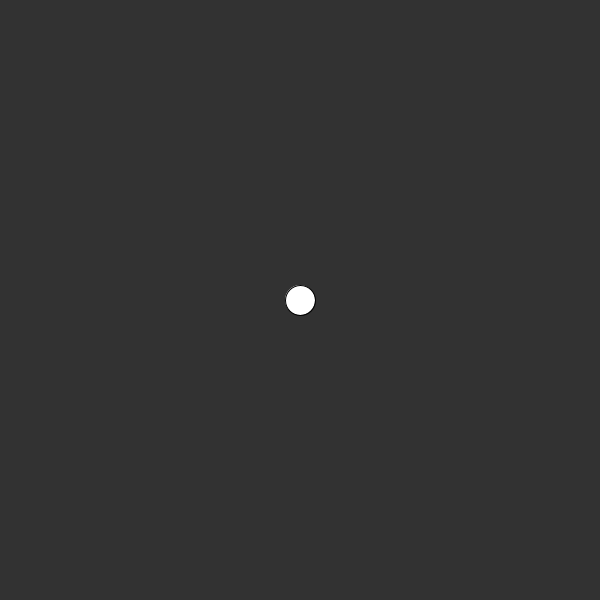
Frame 1 (no input)
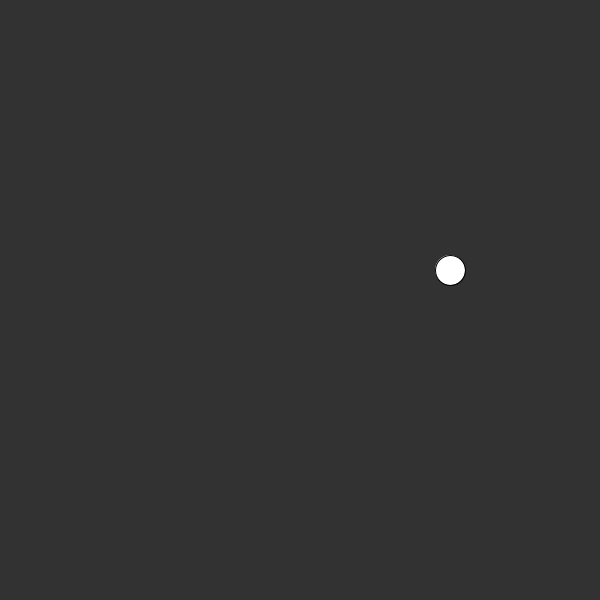
Frame 60 (the mouse pressed at the canvas centre just before this capture)
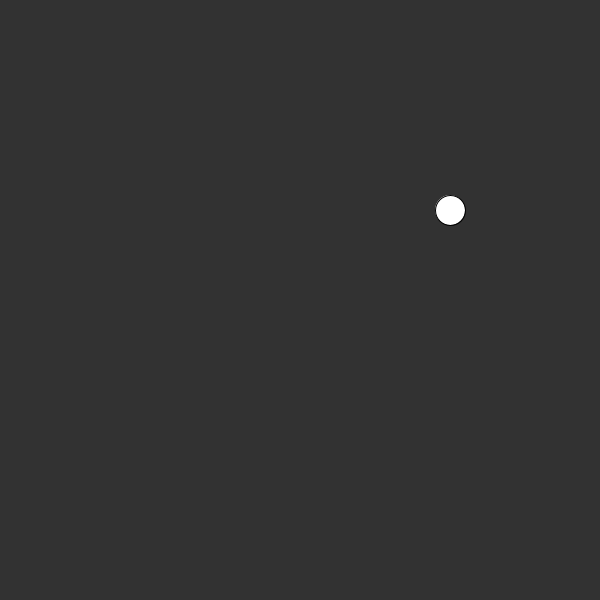
Frame 120 (the mouse held since frame 60 and released just before this capture)

The Processing sketch that drew these frames (run headless with seeded random() and noise(); from frame 60 on, the mouse is pressed at the canvas centre):

// Processing sketch: Question_3
// ── Question_3.pde
float xPos;
float yPos;

void setup() {
  size(600, 600);
  xPos = width/2;
  yPos = height/2;
  frameRate(10);
}

void draw() {
  background(50);
  ellipse(xPos, yPos, 30, 30);

  float r = random(1);

  if (r <= .25){
    yPos -= 10;
  }else if (r < .5){
    yPos += 10;
  }
  if (r >= .5){
    xPos -= 10;
  }else if (r < 1){
    xPos += 10;
  }
  //if (int(r) == 0) {
  //  xPos += 10;
  //} else {
  //  xPos -= 10;
  //}
  //  if (int(r) == 0) {
  //  yPos += 10;
  //} else {
  //  yPos -= 10;
  //}
} 
